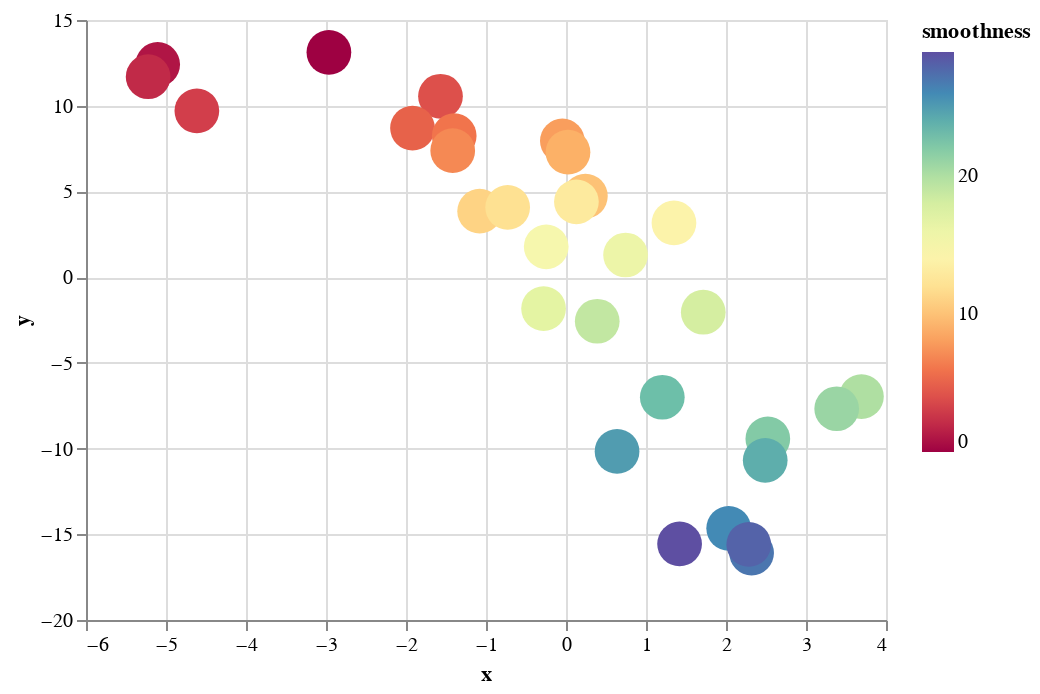

Write notebook code for a chart like this one.
### Code cell
import altair as alt
alt.Chart(df).mark_circle(size=500, opacity=1).encode(
    x="x",
    y="y",
    color=alt.Color("smoothness", scale=alt.Scale(scheme="spectral")),
)

### Figure 1 — Vega-Lite specification as saved in the notebook (floating-point values rounded to 4 significant figures)
{"config": {"view": {"continuousWidth": 400, "continuousHeight": 300}}, "data": {"name": "data-a98b0559c65e25e77baac9335f444995"}, "mark": {"type": "circle", "opacity": 1, "size": 500}, "encoding": {"color": {"type": "quantitative", "field": "smoothness", "scale": {"scheme": "spectral"}}, "x": {"type": "quantitative", "field": "x"}, "y": {"type": "quantitative", "field": "y"}}, "$schema": "https://vega.github.io/schema/vega-lite/v4.8.1.json", "datasets": {"data-a98b0559c65e25e77baac9335f444995": [{"x": -2.964, "y": 13.11, "smoothness": 0}, {"x": -5.104, "y": 12.41, "smoothness": 1}, {"x": -5.223, "y": 11.69, "smoothness": 2}, {"x": -4.614, "y": 9.7, "smoothness": 3}, {"x": -1.569, "y": 10.55, "smoothness": 4}, {"x": -1.919, "y": 8.695, "smoothness": 5}, {"x": -1.397, "y": 8.249, "smoothness": 6}, {"x": -1.416, "y": 7.379, "smoothness": 7}, {"x": -0.0454, "y": 7.944, "smoothness": 8}, {"x": 0.0249, "y": 7.289, "smoothness": 9}, {"x": 0.2423, "y": 4.729, "smoothness": 10}, {"x": -1.079, "y": 3.847, "smoothness": 11}, {"x": -0.7292, "y": 4.071, "smoothness": 12}, {"x": 0.13, "y": 4.395, "smoothness": 13}, {"x": 1.349, "y": 3.161, "smoothness": 14}, {"x": -0.2472, "y": 1.77, "smoothness": 15}, {"x": 0.7447, "y": 1.291, "smoothness": 16}, {"x": -0.2802, "y": -1.834, "smoothness": 17}, {"x": 1.716, "y": -2.046, "smoothness": 18}, {"x": 0.3904, "y": -2.573, "smoothness": 19}, {"x": 3.693, "y": -6.965, "smoothness": 20}, {"x": 3.384, "y": -7.678, "smoothness": 21}, {"x": 2.523, "y": -9.433, "smoothness": 22}, {"x": 1.204, "y": -7.006, "smoothness": 23}, {"x": 2.49, "y": -10.68, "smoothness": 24}, {"x": 0.6382, "y": -10.16, "smoothness": 25}, {"x": 2.034, "y": -14.65, "smoothness": 26}, {"x": 2.32, "y": -16.09, "smoothness": 27}, {"x": 2.284, "y": -15.59, "smoothness": 28}, {"x": 1.42, "y": -15.56, "smoothness": 29}]}}
